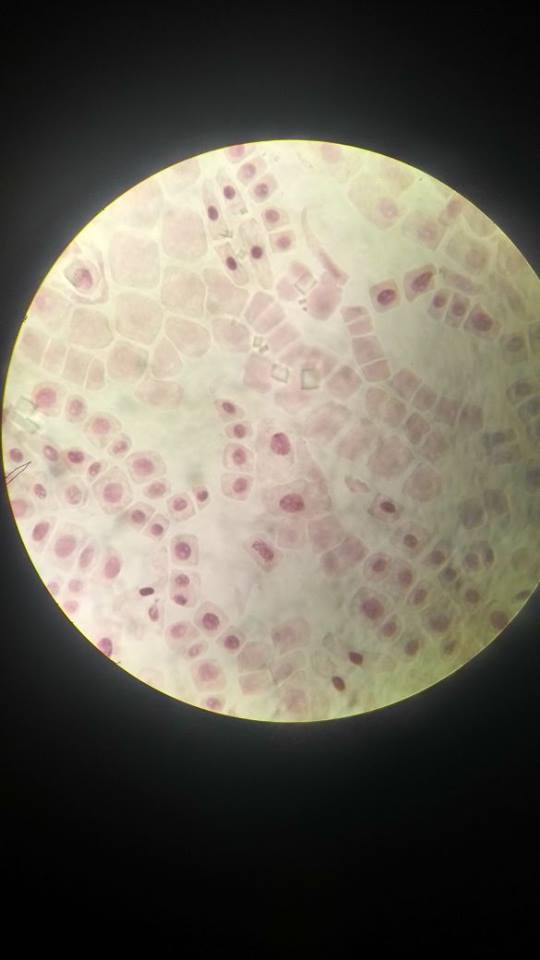
#> input picture src/posts/templatetags/classifier/images/imagen_prueba2.jpg, 540 x 960 px, given as the content of the folder images/test, which was not available
$ python -i preparacion.py   (imports and definitions only)
#> lines starting #> are read from the running program, lines starting #| are printed output that depends on the picture; after the words box and inside, x2 and y2 are one past the last pixel; in counts of white or black regions, pixels touching at a corner belong together; pictures that were not available may be replaced by others from this repository, and a replacement may not be noted
### src/posts/templatetags/classifier/clasificacion_fase.py
import numpy as np
from operator import itemgetter
import cv2


class Clasificador:

    def __init__(self, imagen, nombre, distancias, colores):

        """ Constructor of Classificador.

            Parameters

            imagen -- image to analize
            nombre -- name of image
            distancias -- list of distances between nucleus's point and coordinate
            of minimum color
            colores -- list of coordinates of nucleus's point

        """

        self.__img = imagen
        self.__name = nombre
        self.__dist_lista = distancias
        self.__col_lista = colores

    def guardar_imagen(self, tipo):

        """ Save a image.

            Parameters

            tipo -- phase of cell

        """


        k = tipo+'/imagen' + str(self.__name) + '.png'
        cv2.imwrite(k, self.__img)

    # [16 lines left out: function dist, not called in this run]

    def media(self):

        """ Find mean of distance's list.

            return
            mean of distance's list

        """

        return np.mean(self.__dist_lista)

    def varianza(self):

        """ Find variance of distance's list.

            return
            variance of distance's list

        """

        return np.std(self.__dist_lista)

    def telofase(self):

        """ Find out if cell is in telophase or not.

            return
            True if cell is in telophase
            False if cell is not in telophase

        """


        var = self.varianza()
        if var >= 6.5:
            self.guardar_imagen('telofase')
            return True
        return False

    # [127 lines left out: functions find_min, find_max, find_centroid_cell, obtener_bordes, excentricidad, not called in this run]

    def principal(self):


        """ Classify the cell.

            return
            0 if unclassified
            1 if prophase
            2 if metaphase
            3 if anaphase
            4 if telophase
        """


        sw = self.telofase()
        if sw is False:
            exc, var = self.excentricidad()
            if 0.35 < exc < 0.5:
                self.guardar_imagen('anafase')
                return 3
            elif 0.5 <= exc < 0.65:
                self.guardar_imagen('metafase')
                return 2
            elif exc >= 0.65:
                self.guardar_imagen('profase')
                return 1
            else:
                self.guardar_imagen('sin_clasificar')
                return 0
        else:
            return 4

### src/posts/templatetags/classifier/preparacion.py
import numpy as np
import cv2
import errno
import os
import shutil
import time


from itertools import *
from os import listdir
from os.path import isfile, join
from operator import itemgetter
from clasificacion_fase import Clasificador

class Preparation:

    def __init__(self, name):
        """ Classify a cell.

        return 0,1,2,3,4 corresponding to
        unclassified, prophase,metaphase,anaphase,telophase

        Parameters

        name -- name of the sample

        """
        self.__name=name
        self.crear_directorios('byw')
        self.crear_directorios('gris')
        self.crear_directorios('malas')
        self.crear_directorios('buenas')
        self.crear_directorios('profase')
        self.crear_directorios('metafase')
        self.crear_directorios('anafase')
        self.crear_directorios('telofase')
        self.crear_directorios('sin_clasificar')


    def crear_directorios(self, name):
        """ Create a folder who save temporal images.

        Parameters

        name -- name of the folder

        """


        k="/classified/"+name
        if os.path.exists(k):
            shutil.rmtree(os.getcwd() + k)
        try:
            os.makedirs(os.getcwd() + k)
        except OSError as e:
            if e.errno != errno.EEXIST:
                raise


    def guardar_imagen(self, img, cont):

        """ Save a image.

            Parameters

            cont -- name of the cell

        """

        k = 'byw/imagen'+str(cont)+'.png'
        cv2.imwrite(k, img)


    def cargar_imagenes(self):

        """ Load images.

        """

        mypath = 'images/test'
        nombres = []
        onlyfiles = [f for f in listdir(mypath) if isfile(join(mypath, f))]
        images = np.empty(len(onlyfiles), dtype=object)
        for n in range(0, len(onlyfiles)):
            img = cv2.imread(join(mypath, onlyfiles[n]))
            images[n] = img
            k = onlyfiles[n].split('.')
            nombres.append(k[0])

        return images,nombres


    def guardar_gris(self, img, cont, ruta):

        """ Save image in grayscale.

            Parameters

            img -- image in grayscale
            cont -- name of the celll
            ruta -- path to the folder

        """

        k = ruta+'/imagen' + str(cont) + '.png'
        cv2.imwrite(k, img)


    def imagen_to_black_and_white(self, img, cont):

        """ Transform image in grayscale to black and white.

            return
            image in black and white
            coordinates of minimum color
            True or False

            Parameters
            img -- image in grayscale
            cont -- name of the cell


        """

        gray = cv2.cvtColor(img, cv2.COLOR_BGR2GRAY)
        self.guardar_gris(gray, cont, 'gris')
        sw = self.var_colores(gray, cont)
        minimo, punto = self.min_colors(gray)
        im_bw = self.change_color(gray, minimo)
        return self.clear_edges(im_bw), punto, sw


    def clear_edges(self, img):

        """ Apply medianBlur to image in black and white.

            Parameters

            img -- image to transform

        """
        return cv2.medianBlur(img, 5)


    def change_color(self, img, minimo):

        """ Change color to black an white.

            return
            image in black and white

            Parameters
            img -- image to transform
            minimo -- value of minimum color (0-255)


        """

        img[img < minimo + 30] = 0
        img[img > 0] = 255
        return img


    def dist(self, x, y):

        """ Find euclidean distance between a pair of tuples.

            return

            value with euclidean distance

            Parameters
            x -- first tuple
            y -- second tuple

        """


        x1, y1 = x
        x2, y2 = y
        return np.sqrt(pow((x1 - x2), 2) + pow((y1 - y2), 2))


    def min_colors(self, img):

        """ Find the minimum and index of minimum color.

            return
            minimum color
            index of minimum color


            Parameters

            img -- image in black in grayscale

        """

        minimo = img[img>-1].min()
        m, n = img.shape
        indice = (0, 0)
        for i in range(m):
            for j in range(n):
                if img[i, j] == minimo:
                    indice = (i, j)
        #print(indice)

        return minimo, indice


    def fill_holes(self, img):

        """ Fill holes in black and white image.

            return
            closing image

            Parameters

            img -- image in black and white

        """


        kernel = np.ones((2, 2), np.uint8)
        closing = cv2.morphologyEx(img, cv2.MORPH_CLOSE, kernel)
        return closing


    def crear_Diccionario(self, image, num):

        """ Create a dicctionary with distances and coordinates to nucleus' points.

            return
            list of distances between nucleus's points and coordinate of minimum color
            list of nucleus's points
            True or False

            Parameters

            image -- image to analize
            num -- name of the cell

        """


        filas, colum, channels = image.shape
        img, punto, sw = self.imagen_to_black_and_white(image, num)
        lista = []
        puntos = []
        if sw is True:
            img = self.fill_holes(img)
            self.guardar_imagen(img, num)
            elemi1 = 0
            for i in product(range(0, filas), range(elemi1, colum)):
                if img[i] == 0:
                    puntos.append(i)
            limite = len(puntos)
            for i in range(0, limite, 1):
                lista.append(self.dist(puntos[i], punto))

        return lista, puntos, sw


    def var_colores(self, img, name):

        """ Find variance of list of colors.

            return
            True if var >= 40
            False if var <40

            Parameters
            img -- objective image
            name -- name of the cell

        """

        var = np.std(img)
        #print('name=',name, 'var=',var)
        if var < 40:
            self.guardar_gris(img, name, 'malas')
            return False
        else:
            self.guardar_gris(img, name, 'buenas')
            return True


    def principal(self, image, nombre):

        """ Find phase of cell.

            return
            mean,variance,phase or (-1,-1,-1) if image is unclassified


            Parameters

            image -- image to classify
            nombre -- name of the cell

        """

        dista, colores, sw = self.crear_Diccionario(image, nombre)
        if len(colores) > 10 and sw is True:
            classifier = Clasificador(image, nombre, dista, colores)
            med = classifier.media()
            var = classifier.varianza()
            fase = classifier.principal()
            return med, var, fase
        else:
            #print('name=',nombre,'princ no entro')
            return -1, -1, -1


    def show_phases(self, lista, malas):

        """ Show information of sample.

        """


        print("Results:")
        print("Numbers of cells in prophase: {}.".format (lista[1]))
        print("Numbers of cells in metaphase: {}.".format(lista[2]))
        print("Numbers of cells in anaphase: {}.".format(lista[3]))
        print("Numbers of cells in telophase: {}.".format(lista[4]))
        print("Numbers of cells unclassified: {}.".format((lista[0]+malas)))


    def main(self):

        """ Main method who execute all.

            return
            4 numbers who represent prophase, metaphase,anaphase,telophase,
            unclassified
        """


        imagenes, names = self.cargar_imagenes()
#> in cargar_imagenes, img is the input picture: shape (960, 540, 3); mean B, G, R 91, 102.7, 108.1
        var = []
        med = []
        fases_vec = [0, 0, 0, 0, 0]
        cont = 0
        malas = 0
        lenIma = len(imagenes)
        for i in range(lenIma):
            media, varianza, fase = self.principal(imagenes[i], names[i])
#> in imagen_to_black_and_white, `gray = cv2.cvtColor(img, cv2.COLOR_BGR2GRAY)`:
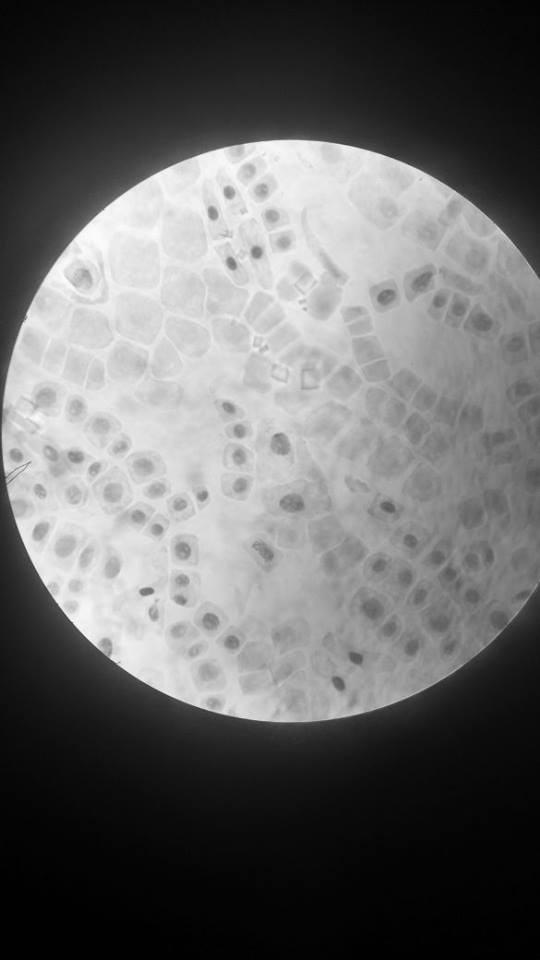
#> gray: shape (960, 540); min 0, max 252, mean 102.9
#> in var_colores, `var = np.std(img)`: var = 87
#> in imagen_to_black_and_white, `sw = self.var_colores(gray, cont)`: sw = True
#> in min_colors, `minimo = img[img>-1].min()`: minimo = 0
#> in imagen_to_black_and_white, `minimo, punto = self.min_colors(gray)`: punto = (959, 479)
#> in change_color, `img[img < minimo + 30] = 0`:
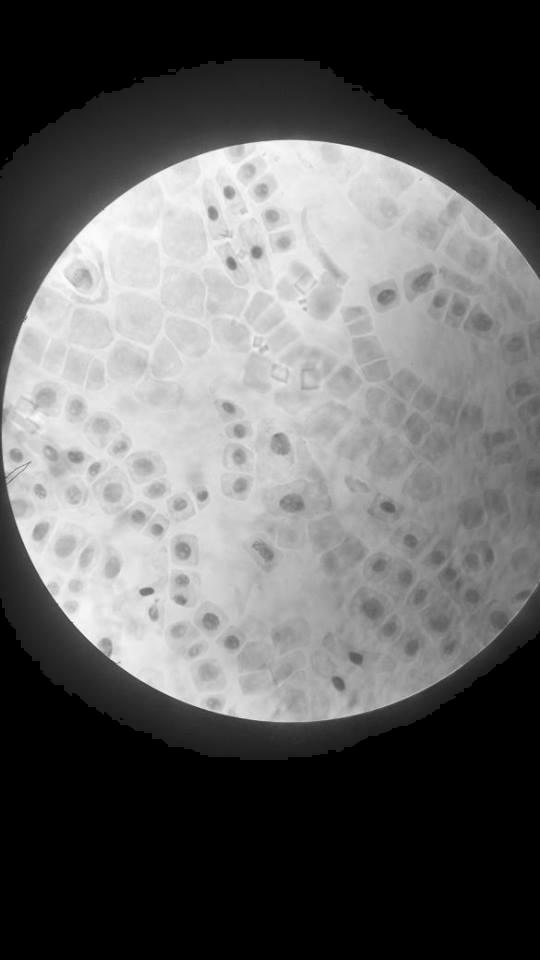
#> img: shape (960, 540); min 0, max 252, mean 98.7
#> in change_color, `img[img > 0] = 255`:
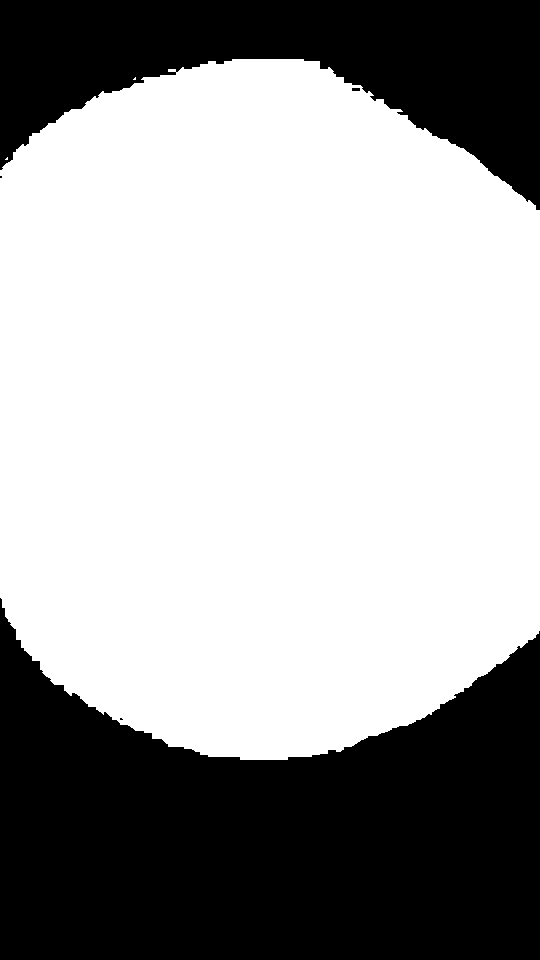
#> img: shape (960, 540); 63.6% white; 5 black regions (2 under 20 px), largest, box (x1, y1, x2, y2) and area: (0, 598, 540, 960) 131779, (0, 0, 540, 210) 57082, (352, 88, 360, 91) 24
#> in clear_edges, `return cv2.medianBlur(img, 5)`: returned value: shape (960, 540); 63.6% white; 3 black regions (1 under 20 px), largest, box (x1, y1, x2, y2) and area: (0, 599, 540, 960) 131777, (0, 0, 540, 210) 57103
#> in crear_Diccionario, `img, punto, sw = self.imagen_to_black_and_white(image, num)`: sw = True
#> in fill_holes, `closing = cv2.morphologyEx(img, cv2.MORPH_CLOSE, kernel)`:
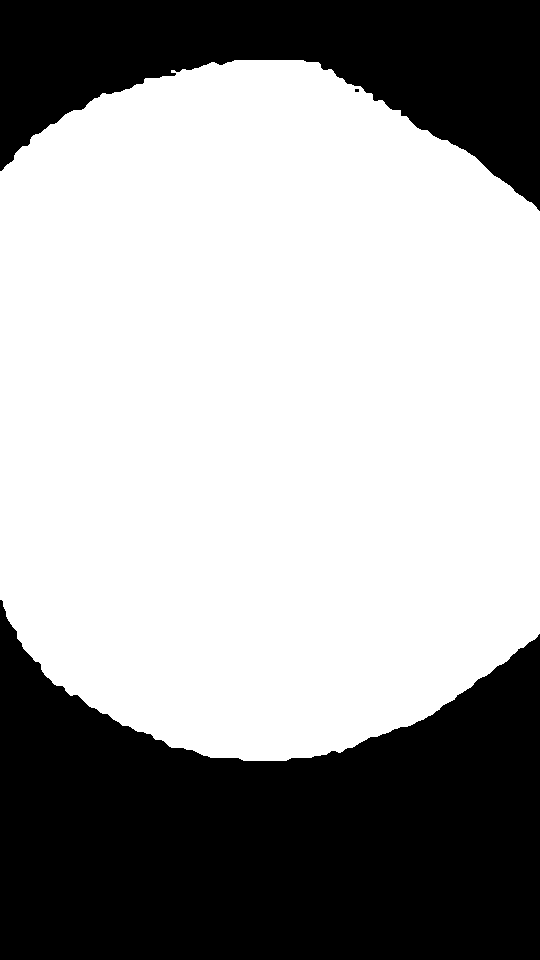
#> closing: shape (960, 540); 63.6% white; 3 black regions (1 under 20 px), largest, box (x1, y1, x2, y2) and area: (0, 600, 540, 960) 131269, (0, 0, 540, 211) 57602
#> after the loop in crear_Diccionario, `for i in product(range(0, filas), range(elemi1, colum)):`: puntos = 188883 items
#> in crear_Diccionario, `limite = len(puntos)`: limite = 188883
#> after the loop in crear_Diccionario, `for i in range(0, limite, 1):`: lista = 188883 items
#> in principal, `dista, colores, sw = self.crear_Diccionario(image, nombre)`: sw = True
#> in principal, `med = classifier.media()`: med = 474.8
#> in principal, `var = classifier.varianza()`: var = 325.7
#> in principal, `fase = classifier.principal()`: fase = 4
#> media = 474.8; varianza = 325.7; fase = 4
            if media == -1 and varianza == -1:
                malas = malas+1
            else:
                fases_vec[fase] = fases_vec[fase]+1
                cont = cont+1
                var.append((varianza, names[i]))
                med.append((media, names[i]))
        print('name of image=',self.__name)

        self.show_phases(fases_vec, malas)
#| Numbers of cells in prophase: 0.
#| Numbers of cells in metaphase: 0.
#| Numbers of cells in anaphase: 0.
#| Numbers of cells in telophase: 1.
#| Numbers of cells unclassified: 0.
        var = sorted(var, key=itemgetter(0))
#> var = [(325.7, 'imagen_prueba2')]
        med = sorted(med, key=itemgetter(0))
#> med = [(474.8, 'imagen_prueba2')]
        k = len(var)
#> k = 1
        return fases_vec[1], fases_vec[2], fases_vec[3], fases_vec[4], fases_vec[0]

>>> result = Preparation('images/imagen_prueba2.jpg').main()
#> result = (0, 0, 0, 1, 0)
